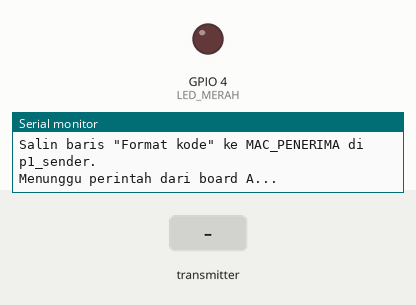
A sketch run on a simulated ESP32. On the bench: output pins drawn as LEDs (lit = HIGH), the last lines printed to the serial monitor. The inputs (shaded band) are chosen by the test bench. WiFi joins after 1.5 s; servers stay silent unless stated.

Above: at 2.2 s.
2.3 s: the transmitter starts sending ledNyala = 1
At 3.0 s:
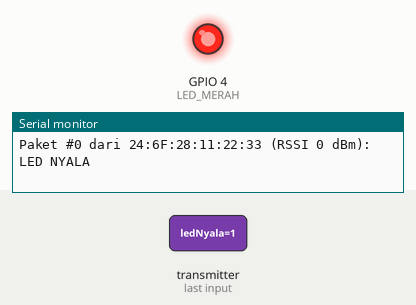
3.8 s: the transmitter starts sending ledNyala = 0
At 4.1 s:
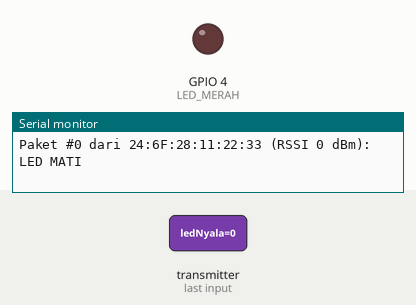
Timing chart, 0 to 6.8 s (numbered marks = the images above; inputs shaded):
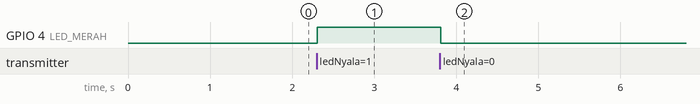

The sketch:

p1_receiver.ino
```cpp
/*
 * BAB 54 - Program 1 (board B): Penerima LED Merah
 *
 * Menerima perintah dari board A (p1_sender) lewat ESP-NOW, lalu
 * menyalakan/mematikan LED merah. MAC board ini dicetak di Serial
 * Monitor supaya bisa disalin ke MAC_PENERIMA di p1_sender.
 *
 * Rangkaian board B: LED1 (merah, header LED) -> IO4
 * Alat uji: Serial Monitor, baud 115200.
 */

#include <WiFi.h>
#include <esp_wifi.h>  // esp_wifi_get_mac()
#include <esp_now.h>   // fungsi-fungsi ESP-NOW

#define LED_MERAH 4  // LED1 (merah). Board ESP32 polos tanpa kit: ganti menjadi 2

const uint8_t KANAL_ESPNOW = 1;  // harus sama dengan board A

// Isi paket: HARUS sama persis dengan struct di p1_sender
struct PaketLed {
  uint32_t nomor;     // nomor urut paket: 1, 2, 3, ...
  uint8_t  ledNyala;  // 1 = nyalakan LED merah, 0 = matikan
};

// Data bersama antara callback (task WiFi) dan loop(), dijaga kunci (BAB 10)
portMUX_TYPE kunci = portMUX_INITIALIZER_UNLOCKED;
volatile bool adaPaketBaru = false;
PaketLed paketMasuk;
uint8_t macPengirim[6];
int rssiPaket = 0;

bool espNowSiap = false;

void cetakMac(const uint8_t *mac) {
  Serial.printf("%02X:%02X:%02X:%02X:%02X:%02X",
                mac[0], mac[1], mac[2], mac[3], mac[4], mac[5]);
}

// Mencetak MAC board ini dalam dua bentuk: teks biasa dan siap ditempel ke kode
void cetakMacBoardIni() {
  uint8_t mac[6];
  esp_wifi_get_mac(WIFI_IF_STA, mac);
  Serial.print("MAC board ini : ");
  cetakMac(mac);
  Serial.println();
  Serial.printf("Format kode   : {0x%02X, 0x%02X, 0x%02X, 0x%02X, 0x%02X, 0x%02X}\n",
                mac[0], mac[1], mac[2], mac[3], mac[4], mac[5]);
}

// Callback: dipanggil ESP-NOW setiap ada paket masuk (bentuk core 3.x)
void saatMenerima(const esp_now_recv_info_t *info, const uint8_t *data, int len) {
  if (len != sizeof(PaketLed)) return;  // ukuran tidak cocok: bukan paket kita
  portENTER_CRITICAL(&kunci);
  memcpy(&paketMasuk, data, sizeof(PaketLed));
  memcpy(macPengirim, info->src_addr, 6);
  rssiPaket = info->rx_ctrl->rssi;
  adaPaketBaru = true;
  portEXIT_CRITICAL(&kunci);
}

bool mulaiEspNow() {
  WiFi.mode(WIFI_STA);            // 1. nyalakan radio WiFi sebagai Station
  WiFi.STA.begin();               // 2. tunggu radio benar-benar menyala (maks. 1 detik)
  WiFi.setChannel(KANAL_ESPNOW);  // 3. pindah ke kanal yang disepakati
  cetakMacBoardIni();
  Serial.printf("Kanal         : %ld\n", (long)WiFi.channel());

  if (esp_now_init() != ESP_OK) {  // 4. nyalakan ESP-NOW
    Serial.println("ESP-NOW gagal dimulai. Tekan tombol EN untuk mencoba lagi.");
    return false;
  }
  esp_now_register_recv_cb(saatMenerima);  // 5. daftarkan callback terima
  return true;
}

void setup() {
  Serial.begin(115200);
  delay(1000);  // beri waktu Serial Monitor tersambung
  pinMode(LED_MERAH, OUTPUT);
  digitalWrite(LED_MERAH, LOW);

  Serial.println();
  Serial.println("BAB 54 - Program 1: Penerima LED Merah (board B)");

  espNowSiap = mulaiEspNow();
  if (!espNowSiap) return;

  Serial.println("Salin baris \"Format kode\" ke MAC_PENERIMA di p1_sender.");
  Serial.println("Menunggu perintah dari board A...");
}

void loop() {
  if (!espNowSiap || !adaPaketBaru) return;

  // Ambil salinan data dari callback, lalu lepaskan kunci secepatnya
  PaketLed paket;
  uint8_t mac[6];
  int rssi;
  portENTER_CRITICAL(&kunci);
  paket = paketMasuk;
  memcpy(mac, macPengirim, 6);
  rssi = rssiPaket;
  adaPaketBaru = false;
  portEXIT_CRITICAL(&kunci);

  digitalWrite(LED_MERAH, paket.ledNyala ? HIGH : LOW);

  Serial.printf("Paket #%lu dari ", (unsigned long)paket.nomor);
  cetakMac(mac);
  Serial.printf(" (RSSI %d dBm): LED %s\n", rssi, paket.ledNyala ? "NYALA" : "MATI");
}
```

Measured:
- after the input at 2.3 s, GPIO 4 (LED_MERAH): LOW → HIGH at once
- after the input at 3.8 s, GPIO 4 (LED_MERAH): HIGH → LOW at once
